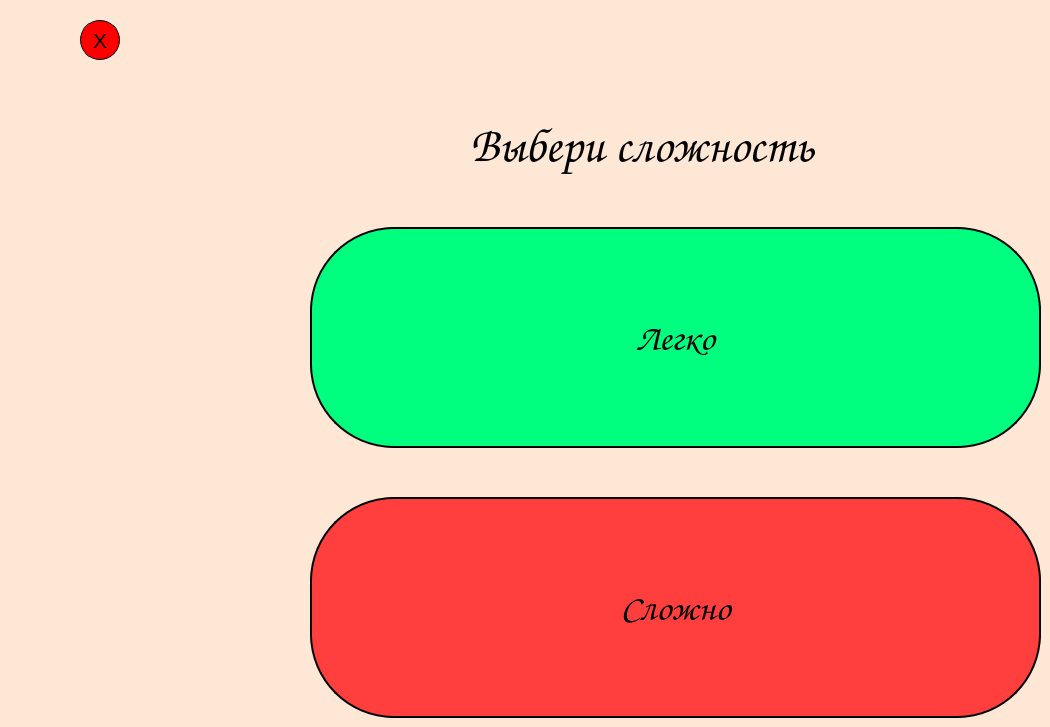
    <widget class="QWidget" name="chooseDifficultPage">
     <property name="styleSheet">
      <string notr="true">background-color: rgb(255, 231, 213);</string>
     </property>
     <widget class="QLabel" name="label_2">
      <property name="geometry">
       <rect>
        <x>470</x>
        <y>110</y>
        <width>551</width>
        <height>71</height>
       </rect>
      </property>
      <property name="font">
       <font>
        <family>Comic Sans MS</family>
        <pointsize>36</pointsize>
       </font>
      </property>
      <property name="layoutDirection">
       <enum>Qt::RightToLeft</enum>
      </property>
      <property name="styleSheet">
       <string notr="true">color: rgb(0, 0, 0);</string>
      </property>
      <property name="text">
       <string>Выбери сложность</string>
      </property>
     </widget>
     <widget class="QPushButton" name="hardDifficultButton">
      <property name="geometry">
       <rect>
        <x>310</x>
        <y>497</y>
        <width>731</width>
        <height>221</height>
       </rect>
      </property>
      <property name="sizePolicy">
       <sizepolicy hsizetype="Minimum" vsizetype="Preferred">
        <horstretch>0</horstretch>
        <verstretch>0</verstretch>
       </sizepolicy>
      </property>
      <property name="font">
       <font>
        <family>Comic Sans MS</family>
        <pointsize>28</pointsize>
       </font>
      </property>
      <property name="styleSheet">
       <string notr="true">QPushButton#hardDifficultButton{
border: 2px solid f#000000;
background-color:rgb(255, 62, 62);
border-radius: 84px;
	color: rgb(0, 0, 0);
}
QPushButton#hardDifficultButton:hover{
background-color: rgb(235, 42, 42);
}</string>
      </property>
      <property name="text">
       <string>Сложно</string>
      </property>
     </widget>
     <widget class="QPushButton" name="easyDifficultButton">
      <property name="geometry">
       <rect>
        <x>310</x>
        <y>227</y>
        <width>731</width>
        <height>221</height>
       </rect>
      </property>
      <property name="sizePolicy">
       <sizepolicy hsizetype="Minimum" vsizetype="Preferred">
        <horstretch>0</horstretch>
        <verstretch>0</verstretch>
       </sizepolicy>
      </property>
      <property name="font">
       <font>
        <family>Comic Sans MS</family>
        <pointsize>28</pointsize>
       </font>
      </property>
      <property name="styleSheet">
       <string notr="true">QPushButton#easyDifficultButton{
border: 2px solid f#000000;
background-color: rgb(0, 255, 127);
border-radius: 84px;
	color: rgb(0, 0, 0);
}
QPushButton#easyDifficultButton:hover{
background-color: rgb(0, 235, 107);
}</string>
      </property>
      <property name="text">
       <string>Легко</string>
      </property>
     </widget>
     <widget class="QPushButton" name="quitChooseDifficultPageButton">
      <property name="geometry">
       <rect>
        <x>80</x>
        <y>20</y>
        <width>40</width>
        <height>40</height>
       </rect>
      </property>
      <property name="sizePolicy">
       <sizepolicy hsizetype="Minimum" vsizetype="Maximum">
        <horstretch>0</horstretch>
        <verstretch>0</verstretch>
       </sizepolicy>
      </property>
      <property name="font">
       <font>
        <pointsize>16</pointsize>
       </font>
      </property>
      <property name="styleSheet">
       <string notr="true">QPushButton#quitChooseDifficultPageButton{
border-radius: 20px;
background-color: rgb(255, 0, 0);
border: 1px solid black;
background-image: 'images/undo.png';
	color: rgb(0, 0, 0);
}
QPushButton#quitChooseDifficultPageButton:hover{
background-color: rgb(235, 0 , 0)
}</string>
      </property>
      <property name="text">
       <string>X</string>
      </property>
     </widget>
    </widget>
